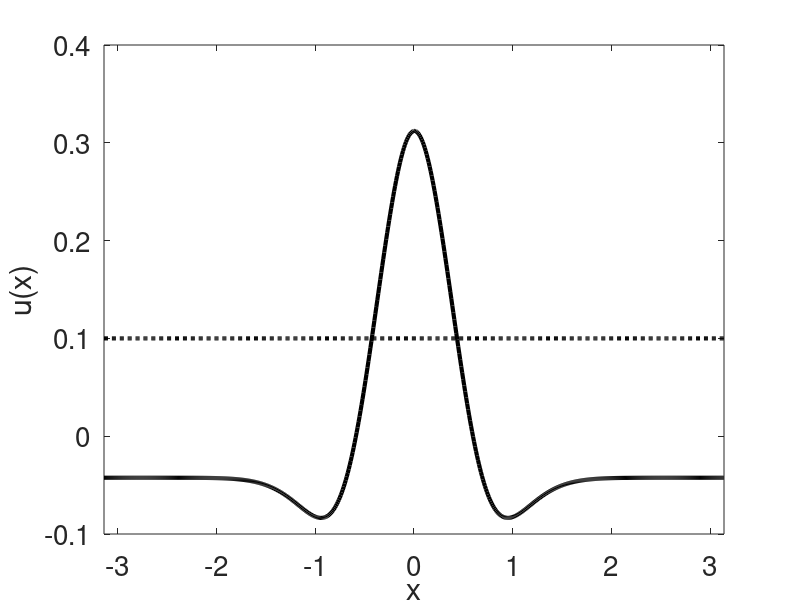

MATLAB code for this plot:
% This code uses a forward Euler method to simulate a neural field model
% with input.
%
% The spatial convolution of w and f is computed using Matlab's 'conv'
% function.
%
% (c) Weronika Wojtak, Feb 2023

%% cleaning
clear; clc;

%% spatial discretization
L = 1*pi; dx = 0.01; xDim = -L:dx:L; N = numel(xDim);
half_point = floor(numel(xDim)/2);

%% temporal discretization
T = 5; dt = 0.01; tDim = 0:dt:T; M = numel(tDim);

%% utils
sigmoid = @(x,beta,theta) 1 ./ (1 + exp(-beta*(x-theta)));
gauss = @(x,mu,sigma) exp(-0.5 * (x-mu).^2 / sigma^2);
w_mex = @(x,A_ex,s_ex,A_in,s_in,g_i) A_ex * exp(-0.5 * (x).^2 / s_ex^2) - A_in * exp(-0.5 * (x).^2 / s_in^2) - g_i;

%% parameters
p(1) = 1;      % A_ex
p(2) = 0.3;    % s_ex
p(3) = 0.4;    % A_inh
p(4) = 0.5;    % s_inh
p(5) = 0.05;   % g_i

theta = 0.1;   % theta
beta = 1000;   % sigmoid steepness
tau = 1;       % time constant

%% set kernel
w = w_mex(xDim,p(1),p(2),p(3),p(4),p(5)); w_hat = fft(w);

%% initial data
u_field =  -theta * ones(1, N);

%% inputs
A_I = 1; sigma_I = 0.2;
Input = zeros(M, N);
I_S = A_I * gauss(xDim, 0, sigma_I);
Input(1/dt:2/dt-1, :) = repmat(I_S,1/dt,1);

%% main loop
for i = 1:M
    f = sigmoid(u_field, beta, theta);
    output = [f(half_point + 2:numel(xDim)), f, f(:, 1:half_point)];        
    convolution = dx * conv(output, w, 'valid');    
    u_field = u_field + dt/tau * (-u_field + convolution + Input(i, :));
    
    if mod(i,50)==0, disp(num2str(i*dt)), end
end

%% plot results
figure
plot(xDim,u_field,'k','linewidth',3), hold on
plot(xDim,theta*ones(1,N),':k','linewidth',3),
xlabel('x'); ylabel('u(x)');
set(gca,  'XLim', [-L L]), set(gca,  'FontSize', 20), hold off
